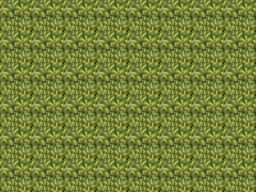

The image is a tile-based game level rendered from a .tmx file. Its description and complete source (layers, tilesets, objects, tile grids) follow:
An orthogonal 8x6 tile map with 32x32 px tiles, 1 tile layer (Ground).

<map version="1.10" tiledversion="1.11.2" orientation="orthogonal" renderorder="right-down" width="8" height="6" tilewidth="32" tileheight="32" infinite="0" nextlayerid="2" nextobjectid="1">
 <tileset firstgid="1" name="orthogonal-debug" tilewidth="32" tileheight="32" columns="8">
  <image source="../Orthogonal/01_32x32_32x32.png" width="256" height="1450" />
 </tileset>
 <layer id="1" name="Ground" width="8" height="6">
  <data encoding="csv">
1,1,1,1,1,1,1,1,
1,1,1,1,1,1,1,1,
1,1,1,1,1,1,1,1,
1,1,1,1,1,1,1,1,
1,1,1,1,1,1,1,1,
1,1,1,1,1,1,1,1
  </data>
 </layer>
</map>
